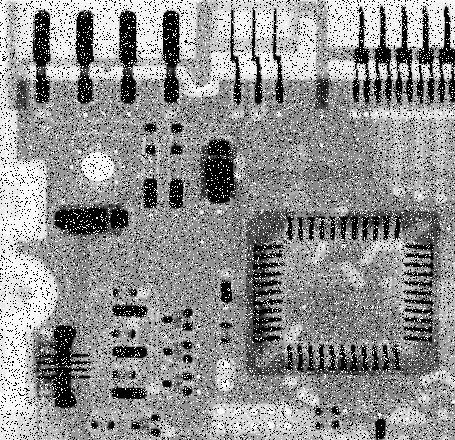
#> input picture himel4.jpeg, 455 x 440 px
$ python lepplacian.py   (older library calls are emulated)
#> lines starting #> are read from the running program, lines starting #| are printed output that depends on the picture
import cv2
import numpy as np
import matplotlib.pyplot as plt


img = cv2.imread("himel4.jpeg")
#> img is the input picture: shape (440, 455, 3); min 0, max 255, mean 144.1


imgt = cv2.cvtColor(img, cv2.COLOR_BGR2RGB)


med = cv2.medianBlur(imgt, 5)
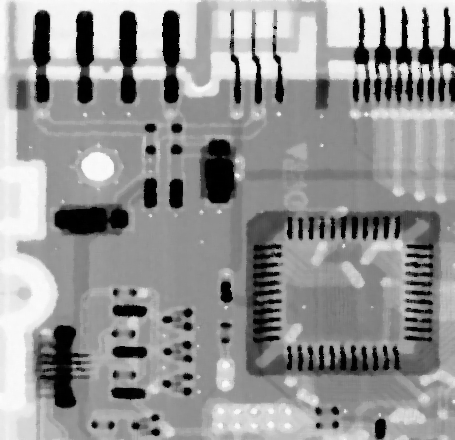
#> med: shape (440, 455, 3); min 0, max 252, mean 148.6


gray = cv2.cvtColor(med, cv2.COLOR_RGB2GRAY)


lap = cv2.Laplacian(gray, cv2.CV_64F )
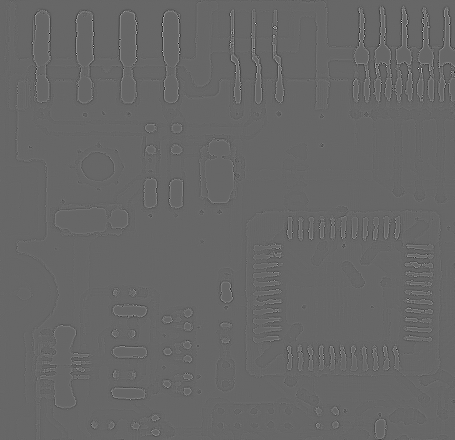
#> lap: shape (440, 455) float64; min -566, max 831, mean 0; drawn with min black and max white
lap = cv2.convertScaleAbs(lap)
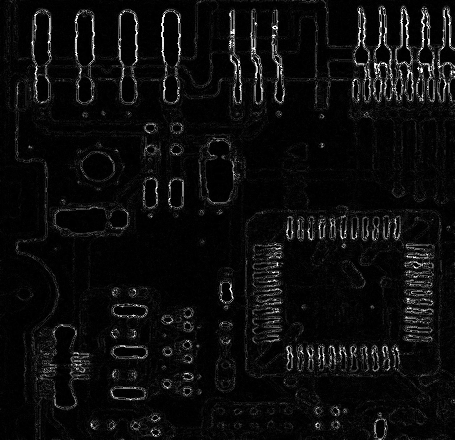
#> lap: shape (440, 455); min 0, max 255, mean 13

plt.figure(figsize=(12,6))


plt.subplot(1,3,1)
plt.title("Original")
plt.imshow(imgt)
plt.axis("off")

plt.subplot(1,3,2)
plt.title("Median Blur")
plt.imshow(gray, cmap="gray")
plt.axis("off")


plt.subplot(1,3,3)
plt.title("Laplacian Edge")
plt.imshow(lap, cmap="gray")
plt.axis("off")

plt.tight_layout()
plt.show()
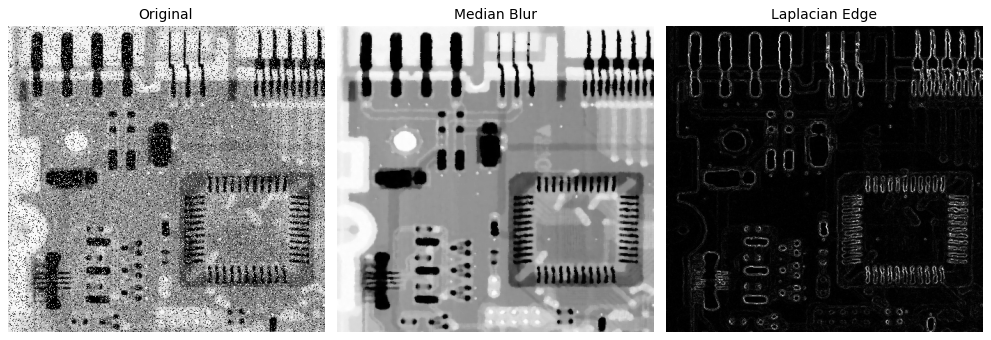
#> figure drawn by matplotlib, 3 panels

$ run again, with himel2.jpg copied over himel4.jpeg
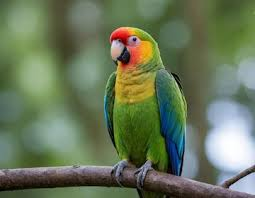
#> input picture himel2.jpg, 255 x 198 px
#> img is the input picture: shape (198, 255, 3); mean B, G, R 90, 119.1, 104.7
#> `gray = cv2.cvtColor(med, cv2.COLOR_RGB2GRAY)`:
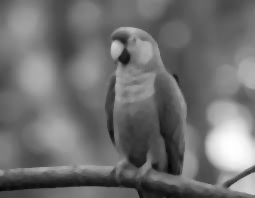
#> gray: shape (198, 255); min 6, max 254, mean 111.4
#> `lap = cv2.convertScaleAbs(lap)`:
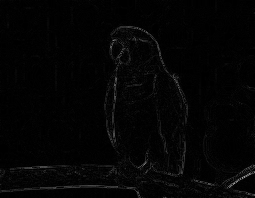
#> lap: shape (198, 255); min 0, max 158, mean 4.2

$ run again, with himel3.jpg copied over himel4.jpeg
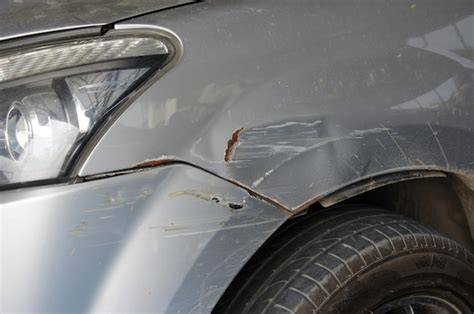
#> input picture himel3.jpg, 474 x 314 px
#> img is the input picture: shape (314, 474, 3); mean B, G, R 115.9, 115.5, 115
#> `lap = cv2.convertScaleAbs(lap)`:
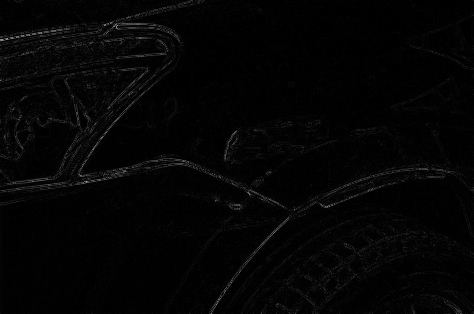
#> lap: shape (314, 474); min 0, max 154, mean 4.3
#> `plt.show()`:
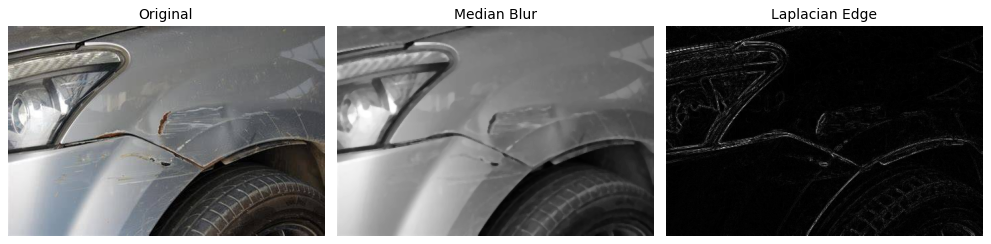
#> figure drawn by matplotlib, 3 panels
